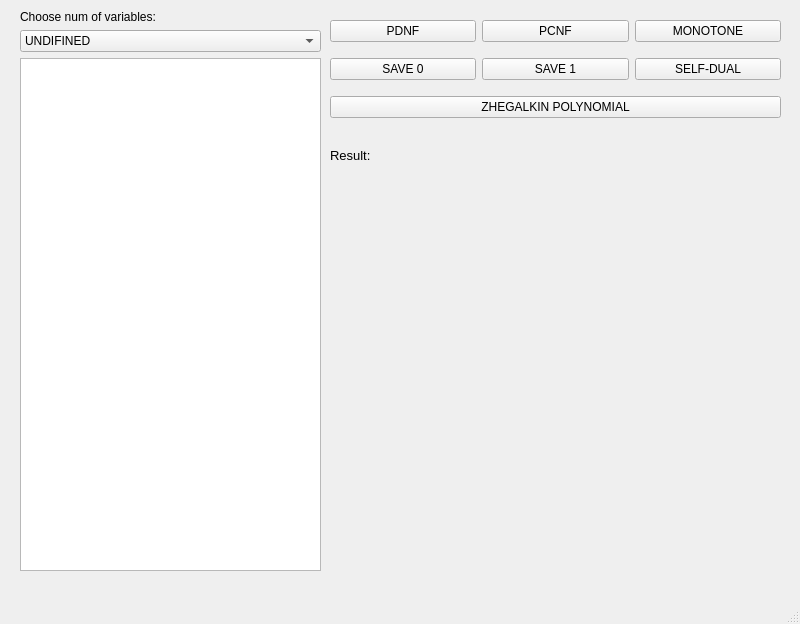
<?xml version="1.0" encoding="UTF-8"?>
<ui version="4.0">
 <class>MainWindow</class>
 <widget class="QMainWindow" name="MainWindow">
  <property name="geometry">
   <rect>
    <x>0</x>
    <y>0</y>
    <width>800</width>
    <height>624</height>
   </rect>
  </property>
  <property name="windowTitle">
   <string>MainWindow</string>
  </property>
  <widget class="QWidget" name="centralwidget">
   <widget class="QLabel" name="label_2">
    <property name="geometry">
     <rect>
      <x>330</x>
      <y>140</y>
      <width>121</width>
      <height>31</height>
     </rect>
    </property>
    <property name="font">
     <font>
      <pointsize>10</pointsize>
     </font>
    </property>
    <property name="text">
     <string>Result:</string>
    </property>
   </widget>
   <widget class="QWidget" name="">
    <property name="geometry">
     <rect>
      <x>20</x>
      <y>10</y>
      <width>301</width>
      <height>561</height>
     </rect>
    </property>
    <layout class="QVBoxLayout" name="verticalLayout">
     <item>
      <widget class="QLabel" name="label">
       <property name="text">
        <string>Choose num of variables:</string>
       </property>
      </widget>
     </item>
     <item>
      <widget class="QComboBox" name="comboBox">
       <item>
        <property name="text">
         <string>UNDIFINED</string>
        </property>
       </item>
       <item>
        <property name="text">
         <string>2</string>
        </property>
       </item>
       <item>
        <property name="text">
         <string>3</string>
        </property>
       </item>
       <item>
        <property name="text">
         <string>4</string>
        </property>
       </item>
      </widget>
     </item>
     <item>
      <widget class="QTableWidget" name="tableWidget"/>
     </item>
    </layout>
   </widget>
   <widget class="QWidget" name="">
    <property name="geometry">
     <rect>
      <x>330</x>
      <y>10</y>
      <width>451</width>
      <height>121</height>
     </rect>
    </property>
    <layout class="QGridLayout" name="gridLayout">
     <item row="0" column="0">
      <widget class="QPushButton" name="pushButton">
       <property name="text">
        <string>PDNF</string>
       </property>
      </widget>
     </item>
     <item row="0" column="1">
      <widget class="QPushButton" name="pushButton_2">
       <property name="text">
        <string>PCNF</string>
       </property>
      </widget>
     </item>
     <item row="0" column="2">
      <widget class="QPushButton" name="pushButton_3">
       <property name="text">
        <string>MONOTONE</string>
       </property>
      </widget>
     </item>
     <item row="1" column="0">
      <widget class="QPushButton" name="pushButton_4">
       <property name="text">
        <string>SAVE 0</string>
       </property>
      </widget>
     </item>
     <item row="1" column="1">
      <widget class="QPushButton" name="pushButton_5">
       <property name="text">
        <string>SAVE 1</string>
       </property>
      </widget>
     </item>
     <item row="1" column="2">
      <widget class="QPushButton" name="pushButton_6">
       <property name="text">
        <string>SELF-DUAL</string>
       </property>
      </widget>
     </item>
     <item row="2" column="0" colspan="3">
      <widget class="QPushButton" name="pushButton_7">
       <property name="text">
        <string>ZHEGALKIN POLYNOMIAL</string>
       </property>
      </widget>
     </item>
    </layout>
   </widget>
  </widget>
  <widget class="QMenuBar" name="menubar">
   <property name="geometry">
    <rect>
     <x>0</x>
     <y>0</y>
     <width>800</width>
     <height>26</height>
    </rect>
   </property>
  </widget>
  <widget class="QStatusBar" name="statusbar"/>
 </widget>
 <resources/>
 <connections/>
</ui>
